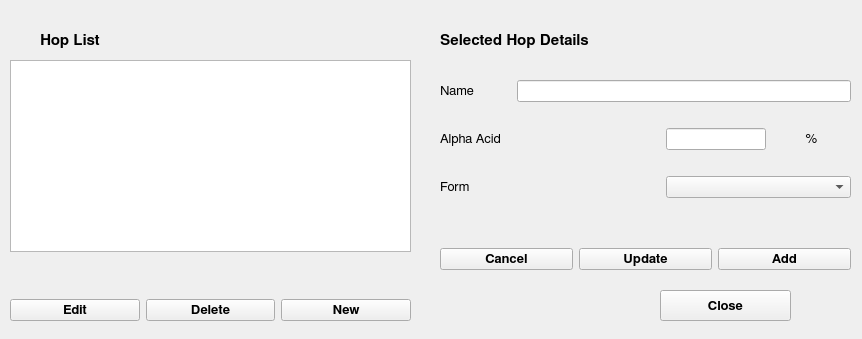
<?xml version="1.0" encoding="UTF-8"?>
<ui version="4.0">
 <class>Form</class>
 <widget class="QWidget" name="Form">
  <property name="geometry">
   <rect>
    <x>0</x>
    <y>0</y>
    <width>862</width>
    <height>339</height>
   </rect>
  </property>
  <property name="windowTitle">
   <string>Form</string>
  </property>
  <widget class="QLabel" name="list_label">
   <property name="geometry">
    <rect>
     <x>40</x>
     <y>20</y>
     <width>451</width>
     <height>41</height>
    </rect>
   </property>
   <property name="font">
    <font>
     <family>FreeSans</family>
     <pointsize>11</pointsize>
     <weight>75</weight>
     <italic>false</italic>
     <bold>true</bold>
    </font>
   </property>
   <property name="text">
    <string>Hop List</string>
   </property>
  </widget>
  <widget class="QWidget" name="layoutWidget">
   <property name="geometry">
    <rect>
     <x>10</x>
     <y>60</y>
     <width>401</width>
     <height>261</height>
    </rect>
   </property>
   <layout class="QVBoxLayout" name="verticalLayout">
    <item>
     <widget class="QListWidget" name="hop_list_widget"/>
    </item>
    <item>
     <spacer name="verticalSpacer">
      <property name="orientation">
       <enum>Qt::Vertical</enum>
      </property>
      <property name="sizeHint" stdset="0">
       <size>
        <width>20</width>
        <height>40</height>
       </size>
      </property>
     </spacer>
    </item>
    <item>
     <layout class="QHBoxLayout" name="horizontalLayout">
      <item>
       <widget class="QPushButton" name="edit_button">
        <property name="minimumSize">
         <size>
          <width>120</width>
          <height>0</height>
         </size>
        </property>
        <property name="maximumSize">
         <size>
          <width>150</width>
          <height>16777215</height>
         </size>
        </property>
        <property name="font">
         <font>
          <family>FreeSans</family>
          <pointsize>10</pointsize>
          <weight>75</weight>
          <italic>false</italic>
          <bold>true</bold>
         </font>
        </property>
        <property name="text">
         <string>Edit</string>
        </property>
       </widget>
      </item>
      <item>
       <widget class="QPushButton" name="delete_button">
        <property name="minimumSize">
         <size>
          <width>120</width>
          <height>0</height>
         </size>
        </property>
        <property name="maximumSize">
         <size>
          <width>150</width>
          <height>16777215</height>
         </size>
        </property>
        <property name="font">
         <font>
          <family>FreeSans</family>
          <pointsize>10</pointsize>
          <weight>75</weight>
          <italic>false</italic>
          <bold>true</bold>
         </font>
        </property>
        <property name="text">
         <string>Delete</string>
        </property>
       </widget>
      </item>
      <item>
       <widget class="QPushButton" name="new_button">
        <property name="minimumSize">
         <size>
          <width>120</width>
          <height>0</height>
         </size>
        </property>
        <property name="maximumSize">
         <size>
          <width>150</width>
          <height>16777215</height>
         </size>
        </property>
        <property name="font">
         <font>
          <family>FreeSans</family>
          <pointsize>10</pointsize>
          <weight>75</weight>
          <italic>false</italic>
          <bold>true</bold>
         </font>
        </property>
        <property name="text">
         <string>New</string>
        </property>
       </widget>
      </item>
     </layout>
    </item>
   </layout>
  </widget>
  <widget class="QLabel" name="detail_label">
   <property name="geometry">
    <rect>
     <x>440</x>
     <y>20</y>
     <width>411</width>
     <height>41</height>
    </rect>
   </property>
   <property name="font">
    <font>
     <family>FreeSans</family>
     <pointsize>11</pointsize>
     <weight>75</weight>
     <italic>false</italic>
     <bold>true</bold>
    </font>
   </property>
   <property name="text">
    <string>Selected Hop Details</string>
   </property>
  </widget>
  <widget class="QPushButton" name="close_button">
   <property name="geometry">
    <rect>
     <x>660</x>
     <y>290</y>
     <width>131</width>
     <height>31</height>
    </rect>
   </property>
   <property name="font">
    <font>
     <family>FreeSans</family>
     <pointsize>10</pointsize>
     <weight>75</weight>
     <italic>false</italic>
     <bold>true</bold>
    </font>
   </property>
   <property name="text">
    <string>Close</string>
   </property>
  </widget>
  <widget class="QWidget" name="layoutWidget">
   <property name="geometry">
    <rect>
     <x>440</x>
     <y>60</y>
     <width>411</width>
     <height>161</height>
    </rect>
   </property>
   <layout class="QGridLayout" name="gridLayout">
    <item row="0" column="0">
     <widget class="QLabel" name="name_label">
      <property name="sizePolicy">
       <sizepolicy hsizetype="Preferred" vsizetype="Preferred">
        <horstretch>1</horstretch>
        <verstretch>0</verstretch>
       </sizepolicy>
      </property>
      <property name="font">
       <font>
        <family>FreeSans</family>
        <pointsize>10</pointsize>
        <weight>50</weight>
        <bold>false</bold>
       </font>
      </property>
      <property name="text">
       <string>Name</string>
      </property>
     </widget>
    </item>
    <item row="0" column="1" colspan="3">
     <widget class="QLineEdit" name="name_edit">
      <property name="sizePolicy">
       <sizepolicy hsizetype="Expanding" vsizetype="Fixed">
        <horstretch>2</horstretch>
        <verstretch>0</verstretch>
       </sizepolicy>
      </property>
      <property name="minimumSize">
       <size>
        <width>0</width>
        <height>0</height>
       </size>
      </property>
     </widget>
    </item>
    <item row="1" column="0" colspan="2">
     <widget class="QLabel" name="alpha_acid_label">
      <property name="minimumSize">
       <size>
        <width>220</width>
        <height>0</height>
       </size>
      </property>
      <property name="font">
       <font>
        <family>FreeSans</family>
        <pointsize>10</pointsize>
        <weight>50</weight>
        <bold>false</bold>
       </font>
      </property>
      <property name="text">
       <string>Alpha Acid</string>
      </property>
     </widget>
    </item>
    <item row="1" column="2">
     <widget class="QLineEdit" name="alpha_acid_edit">
      <property name="minimumSize">
       <size>
        <width>100</width>
        <height>0</height>
       </size>
      </property>
      <property name="maximumSize">
       <size>
        <width>50</width>
        <height>16777215</height>
       </size>
      </property>
     </widget>
    </item>
    <item row="1" column="3">
     <widget class="QLabel" name="label_3">
      <property name="minimumSize">
       <size>
        <width>0</width>
        <height>0</height>
       </size>
      </property>
      <property name="font">
       <font>
        <family>FreeSans</family>
        <pointsize>10</pointsize>
        <weight>50</weight>
        <bold>false</bold>
       </font>
      </property>
      <property name="text">
       <string>%</string>
      </property>
      <property name="alignment">
       <set>Qt::AlignCenter</set>
      </property>
     </widget>
    </item>
    <item row="2" column="0" colspan="2">
     <widget class="QLabel" name="form_label">
      <property name="minimumSize">
       <size>
        <width>220</width>
        <height>0</height>
       </size>
      </property>
      <property name="font">
       <font>
        <family>FreeSans</family>
        <pointsize>10</pointsize>
        <weight>50</weight>
        <bold>false</bold>
       </font>
      </property>
      <property name="text">
       <string>Form</string>
      </property>
     </widget>
    </item>
    <item row="2" column="2" colspan="2">
     <widget class="QComboBox" name="form_list"/>
    </item>
   </layout>
  </widget>
  <widget class="QWidget" name="layoutWidget">
   <property name="geometry">
    <rect>
     <x>440</x>
     <y>240</y>
     <width>411</width>
     <height>39</height>
    </rect>
   </property>
   <layout class="QHBoxLayout" name="horizontalLayout_2">
    <item>
     <widget class="QPushButton" name="cancel_button">
      <property name="font">
       <font>
        <family>FreeSans</family>
        <pointsize>10</pointsize>
        <weight>75</weight>
        <italic>false</italic>
        <bold>true</bold>
       </font>
      </property>
      <property name="text">
       <string>Cancel</string>
      </property>
     </widget>
    </item>
    <item>
     <widget class="QPushButton" name="update_button">
      <property name="font">
       <font>
        <family>FreeSans</family>
        <pointsize>10</pointsize>
        <weight>75</weight>
        <italic>false</italic>
        <bold>true</bold>
       </font>
      </property>
      <property name="text">
       <string>Update</string>
      </property>
     </widget>
    </item>
    <item>
     <widget class="QPushButton" name="add_button">
      <property name="maximumSize">
       <size>
        <width>250</width>
        <height>16777215</height>
       </size>
      </property>
      <property name="font">
       <font>
        <family>FreeSans</family>
        <pointsize>10</pointsize>
        <weight>75</weight>
        <italic>false</italic>
        <bold>true</bold>
       </font>
      </property>
      <property name="text">
       <string>Add</string>
      </property>
     </widget>
    </item>
   </layout>
  </widget>
 </widget>
 <resources/>
 <connections/>
</ui>
